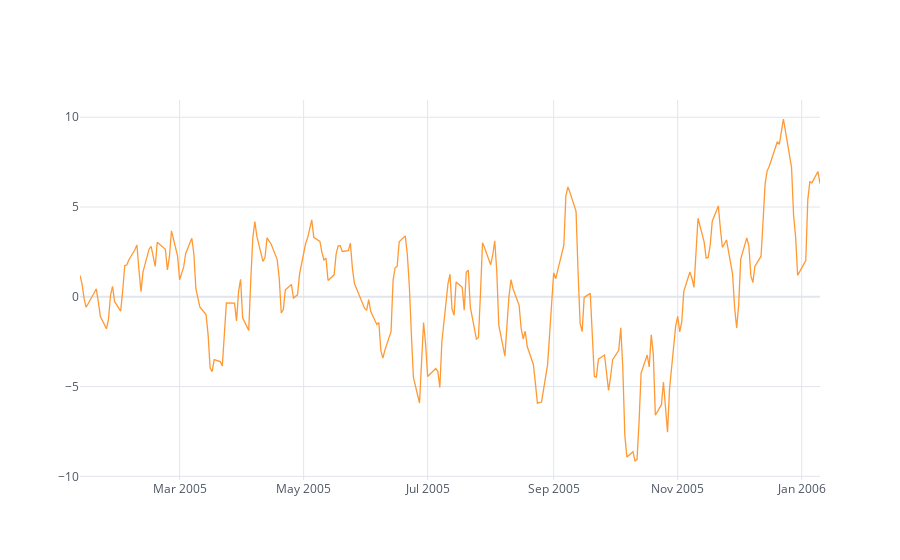

This figure's notebook cell:
### Code cell
M.indicator.iloc[:252, 0].iplot()

### Figure 1 — Plotly figure (JSON) as saved in the notebook; plotly's stock layout.template omitted (floating-point values rounded to 4 significant figures; data arrays with more than 128 entries replaced by an {"elided": "..."} marker saying what was removed)
{"data": [{"line": {"color": "rgba(255, 153, 51, 1.0)", "dash": "solid", "shape": "linear", "width": 1.3}, "mode": "lines", "name": "Lvl", "text": "", "x": {"elided": "252 str values"}, "y": {"elided": "252 float values"}, "type": "scatter"}], "layout": {"legend": {"bgcolor": "#FFFFFF", "font": {"color": "#4D5663"}}, "paper_bgcolor": "#FFFFFF", "plot_bgcolor": "#FFFFFF", "title": {"font": {"color": "#4D5663"}}, "xaxis": {"gridcolor": "#E1E5ED", "showgrid": true, "tickfont": {"color": "#4D5663"}, "title": {"font": {"color": "#4D5663"}, "text": ""}, "zerolinecolor": "#E1E5ED"}, "yaxis": {"gridcolor": "#E1E5ED", "showgrid": true, "tickfont": {"color": "#4D5663"}, "title": {"font": {"color": "#4D5663"}, "text": ""}, "zerolinecolor": "#E1E5ED"}}}
